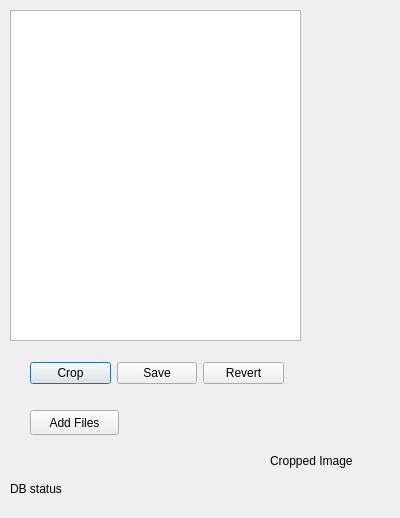
<?xml version="1.0" encoding="UTF-8"?>
<ui version="4.0">
 <class>cropDialog</class>
 <widget class="QDialog" name="cropDialog">
  <property name="geometry">
   <rect>
    <x>0</x>
    <y>0</y>
    <width>400</width>
    <height>518</height>
   </rect>
  </property>
  <property name="windowTitle">
   <string>Dialog</string>
  </property>
  <widget class="QWidget" name="gridLayoutWidget">
   <property name="geometry">
    <rect>
     <x>10</x>
     <y>10</y>
     <width>291</width>
     <height>331</height>
    </rect>
   </property>
   <layout class="QGridLayout" name="m_gridLayout">
    <item row="0" column="0">
     <widget class="QGraphicsView" name="m_graphicsView"/>
    </item>
   </layout>
  </widget>
  <widget class="QLabel" name="label_Image">
   <property name="geometry">
    <rect>
     <x>270</x>
     <y>410</y>
     <width>121</width>
     <height>101</height>
    </rect>
   </property>
   <property name="text">
    <string>Cropped Image</string>
   </property>
  </widget>
  <widget class="QWidget" name="layoutWidget">
   <property name="geometry">
    <rect>
     <x>30</x>
     <y>360</y>
     <width>254</width>
     <height>27</height>
    </rect>
   </property>
   <layout class="QHBoxLayout" name="horizontalLayout">
    <item>
     <widget class="QPushButton" name="pushButton_Crop">
      <property name="text">
       <string>Crop</string>
      </property>
     </widget>
    </item>
    <item>
     <widget class="QPushButton" name="pushButton_Save">
      <property name="text">
       <string>Save</string>
      </property>
     </widget>
    </item>
    <item>
     <widget class="QPushButton" name="pushButton_Revert">
      <property name="text">
       <string>Revert</string>
      </property>
     </widget>
    </item>
   </layout>
  </widget>
  <widget class="QPushButton" name="pushButton_Add">
   <property name="geometry">
    <rect>
     <x>30</x>
     <y>410</y>
     <width>89</width>
     <height>25</height>
    </rect>
   </property>
   <property name="text">
    <string>Add Files</string>
   </property>
  </widget>
  <widget class="QLabel" name="label_Status">
   <property name="geometry">
    <rect>
     <x>10</x>
     <y>480</y>
     <width>67</width>
     <height>17</height>
    </rect>
   </property>
   <property name="text">
    <string>DB status</string>
   </property>
  </widget>
 </widget>
 <resources/>
 <connections/>
</ui>
